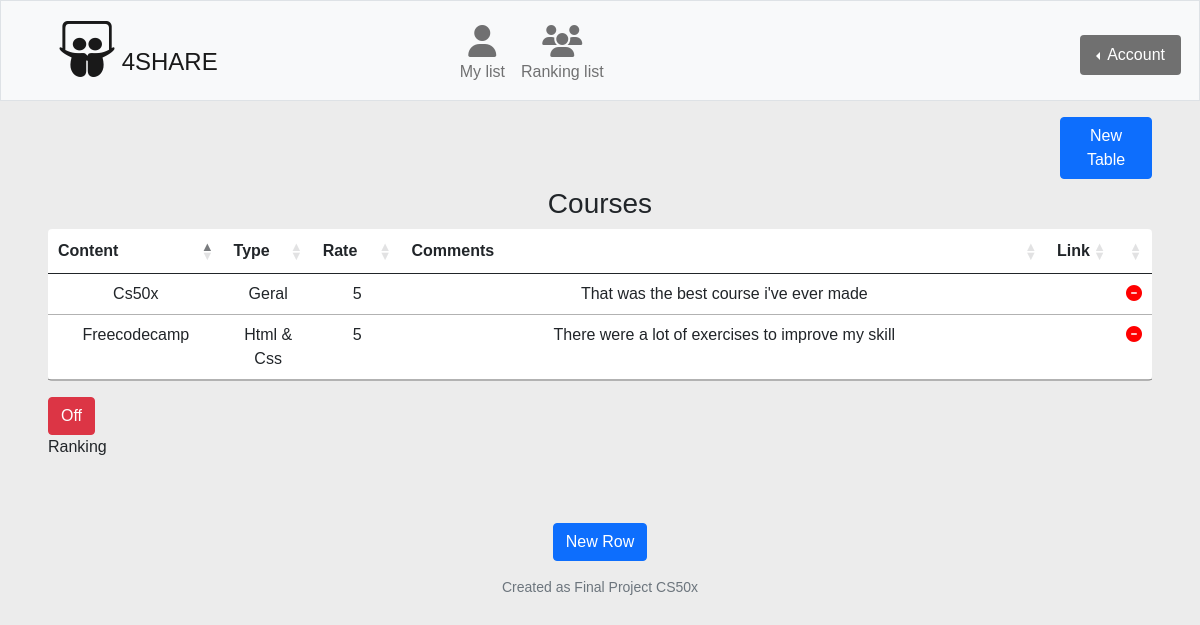
Page /mylist (signed in) on the committed database.
### tables this page shows
CREATE TABLE data_user (id_user, id_table INTEGER PRIMARY KEY AUTOINCREMENT NOT NULL, table_name TEXT NOT NULL, content TEXT NOT NULL, type TEXT, rate INTEGER, comment TEXT, link TEXT, bool_ranking INTEGER DEFAULT 0, FOREIGN KEY(id_user) REFERENCES users(id));

### app.py (the view)
@app.route("/mylist")
@login_required
def mylist():
    if not db.execute("SELECT * FROM data_user WHERE id_user = ?", session["user_id"]):
        return render_template("mylist.html")
    else:
        diff_tables = db.execute("SELECT DISTINCT table_name FROM data_user WHERE id_user = ?", session["user_id"])
        data_list = []
        for row in diff_tables:
            data = db.execute("SELECT * FROM data_user WHERE id_user = ? and table_name = ?", session["user_id"], row["table_name"])
            data_dictionary = {"table_data": data,
                                "title": row["table_name"],
                                "active": data[0]["bool_ranking"]}
            data_list.append(data_dictionary)
        return render_template("mylist.html", data=data_list)

### app.py (called while the page is built)
@app.after_request
def after_request(response):
    response.headers["Cache-Control"] = "no-cache, no-store, must-revalidate"
    response.headers["Expires"] = 0
    response.headers["Pragma"] = "no-cache"
    return response

### helpers.py (called while the page is built)
def login_required(f):
    @wraps(f)
    def decorated_function(*args, **kwargs):
        if session.get("user_id") is None:
            return redirect("/login")
        return f(*args, **kwargs)
    return decorated_function

### templates/mylist.html (shortened to what this page needs)
{% extends "layout.html" %}
{% block main %}
<div class="col-1 ms-auto">
<button class="btn btn-primary align-end" type="button" id="createTable">New Table</button>
</div>
    {% if data %}
    {% for module in data %}
    <div class="content mt-2 mb-5">
        <form action="/addlist" method="post">
            <h3><input type="hidden" name="table_name" value="{{ module['title'] }}"></input>{{ module["title"] | capitalize }}</h3>
            <table class="table rounded {{ module['title'] }}" id="tableChange">
                <thead>
                    <tr>
                        <th scope="col" class="col-2">Content</th>
                        <th scope="col" class="col-1">Type</th>
                        <th scope="col" class="col-1">Rate</th>
                        <th scope="col" class="col-8">Comments</th>
                        <th scope="col" class="col-2">Link</th>
                        <th scope="col" class="col-1"></th>
                    </tr>
                </thead>
                <tbody>
                    {% for row in module["table_data"] %}
                    <tr>
                        <td class="align-top">{{ row.content | title }}</td>
                        <td class="align-top">{{ row.type | title }}</td>
                        <td class="align-top">{{ row.rate }}</td>
                        <td class="align-top">{{ row.comment | capitalize }}</td>
                        <td class="align-top"><a target="_blank" href="{{ row.link }}">{% if row.link == "" %}{% else %}Go{% endif %}</a></td>
                        <td><a class="delete" href="/deletelist?id_table={{ row.id_table }}"><i class="fa-solid fa-circle-minus" style="color: red;"></i></a></td>
                    </tr>
                    {% endfor %}
                </tbody>
            </table>
            <div class="d-flex ms-auto mt-3">
            {% if module["active"] == 0 %}
                <a href="/toranking?bool=1"><button type="button" class="btn btn-danger">Off</button></a>
            {% else %}
                <a href="/toranking?bool=1"><button type="button" class="btn btn-success">On</button></a>
            {% endif %}
            </div>
            <div class="d-flex ms-auto"><p>Ranking</p></div>
        </form>
        </div>
        <div class="ml-auto"><button type="button" class="btn btn-primary align-end" type="button" id="createRow">New Row</button></div>
    {% endfor %}
    {% endif %}
{% endblock %}

### static/styles.css (style rules this page uses)
:root { --bMainColor: #ececec; --colorErrorBack: #d0d0d0; --colorErrorBorder: #707070; --colorErrorLetter: black; }
* { font-family: cambria, arial; }
html, main, footer { background-color: var(--bMainColor); }
table { background-color: white; }

### rows in the picture
data_user: content "Cs50x", type "Geral", rate "5", comment "That was the best course i've ever made"
data_user: content "Freecodecamp", type "Html & Css", rate "5", comment "There were a lot of exercises to improve my skill"

### other values in the picture
{{ module["title"] | capitalize }} "Courses"
